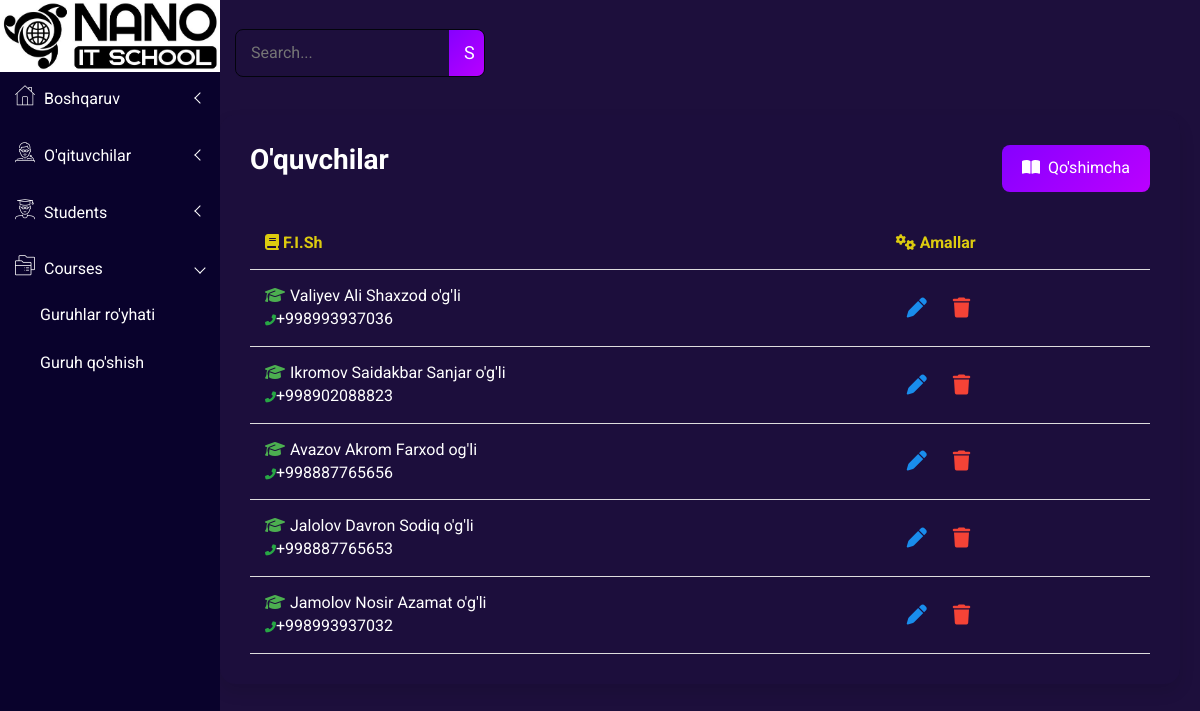
Screenshot of /all-students/ with the database file from the repository.
### main/models.py (models this page shows, shortened)
class ProfileUser(models.Model):
    ROLE_CHOICES = [
        ('teacher', "O'qituvchi"),
        ('student', "Talaba"),
    ]
    user = models.OneToOneField(User, on_delete=models.CASCADE, related_name='profile')
    role = models.CharField(max_length=10, choices=ROLE_CHOICES, default='student')
    full_name = models.CharField(max_length=150, null=True, blank=True)
    address = models.CharField(max_length=150, null=True, blank=True)
    phone_number = models.CharField(max_length=90, null=True, blank=True)
    birth_date = models.CharField(max_length=90, null=True, blank=True)
    description = models.TextField(blank=True, null=True)
    department = models.CharField(max_length=150, null=True, blank=True)
    profile_pic = models.ImageField(upload_to='profile_pics/', blank=True, null=True)
    group = models.ForeignKey('add_course_model', on_delete=models.SET_NULL, null=True, blank=True)
    is_approved = models.BooleanField(default=False)

### main/views.py (the view)
# urls.py: path('all-students/', all_students_view),
def all_students_view(request):
    query = request.GET.get('q')
    students = ProfileUser.objects.filter(role='student', is_approved=True)
    if query:
        students = students.filter(
            Q(full_name__icontains=query) |
            Q(phone_number__icontains=query)
        )
    context = {
        'students': students
    }
    return render(request, 'all-students.html', context)

### main/context_processors.py (called while the page is built)
def unread_notifications_count(request):
    if request.user.is_authenticated:
        count = Notification.objects.filter(user=request.user, is_read=False).count()
        return {'unread_notifications_count': count}
    return {}

### templates/all-students.html (shortened to what this page needs)
{% extends "base.html" %}
{% load static %}
{% block content %}
    <div class="all-content-wrapper">
        <div class="header-advance-area">
            <div class="breadcome-area">
                <div class="container-fluid">
                    <div class="row">
                        <div class="col-lg-12 col-md-12 col-sm-12 col-xs-12">
                            <div class="breadcome-list">
                                <div class="row">
                                    <div class="col-lg-6 col-md-6 col-sm-6 col-xs-12">
                                        <div class="breadcome-heading">
                                            <form method="GET">
                                                <div class="search-container">
                                                    <input type="text" name="q" placeholder="Search..." class="search-input" value="{{ request.GET.q }}">
                                                    <button type="submit" class="search-button">S</button>
                                                </div>
                                            </form>
                                        </div>
                                    </div>
                                </div>
                            </div>
                        </div>
                    </div>
                </div>
            </div>
        </div>
        <div class="contacts-area mg-b-15">
            <div class="container-table">
                <div class="header">
                    <h1>O'quvchilar</h1>
                    <a href="#"><button class="add-button"><i class="fas fa-book-open"></i>Qo'shimcha</button></a>
                </div>
                <table>
                    <thead>
                        <tr>
                            <th style="color: #dccb0f"><i class="fas fa-book"></i> F.I.Sh</th>
                            <th style="color: #dccb0f"><i class="fas fa-cogs"></i> Amallar</th>
                        </tr>
                    </thead>
                    <tbody>
                        {% for i in students %}
                        <tr>
                            <td><i class="fas fa-graduation-cap course-icon"></i>{{i.full_name}}<br>
                                <span><i class="fas fa-phone-alt"
                                        style="color: #28A745; font-size: 11px !important;"></i>{{i.phone_number}}</span>
                            </td>
                            <td>
                                <div class="actions">
                                    <a href="{% url 'edit_student' i.id %}">
                                        <button class="edit-btn"><i class="fas fa-pen"></i></button>
                                    </a>
                                    <a href="{% url 'delete_student' i.id %}">
                                        <button class="delete-btn"><i class="fas fa-trash"></i></button>
                                    </a>
                                </div>
                            </td>
                        </tr>
                        {% endfor %}
                    </tbody>
                </table>
            </div>
        </div>
    </div>
{% endblock %}

### static/css/main.css (style rules this page uses)
html { color: #222; font-size: 1em; line-height: 1.4; }

### templates/all-students.html (style rules this page uses)
.search-container { display: flex; align-items: center; width: 100%; margin-left: 220px; max-width: 250px; border: 1px solid #03040d; border-radius: 8px; color: white; overflow: hidden; background-color: rgba(29, 15, 60, 0.6); }
.search-input { flex: 1; padding: 10px 15px; border: none; font-size: 16px; outline: none; background-color: rgba(29, 15, 60, 0.6); }
.search-button { background: linear-gradient(135deg, #8600ff, #bb00ff); color: white; border: none; padding: 10px 15px; cursor: pointer; font-size: 18px; transition: background-color 0.3s; }
.container-table { width: 80%; background-color: rgba(29, 15, 60, 0.3); border-radius: 15px; box-shadow: 0 8px 16px rgba(0, 0, 0, 0.1); padding: 30px; box-sizing: border-box; margin-left: 220px; transition: transform 0.3s ease; }
.container-table>.header { display: flex; justify-content: space-between; align-items: left; margin-bottom: 25px; }
.container-table>.header h1 { margin: 0; color: #fff; font-size: 28px; }
.add-button { background: linear-gradient(135deg, #8600ff, #bb00ff); color: white; padding: 12px 20px; border: none; border-radius: 8px; text-decoration: none; font-size: 16px; cursor: pointer; transition: background-color 0.3s, transform 0.3s; }
.add-button i { margin-right: 8px; }
.container-table>table { width: 100%; border-collapse: collapse; border: none; }
thead { background-color: rgba(29, 15, 60, 0.3); }
th, td { padding: 15px; text-align: center; border-bottom: 1px solid #ddd; font-size: 16px; color: #fff; text-align: left !important; transition: background-color 0.3s; }
.actions button { background: none; border: none; cursor: pointer; margin: 0 5px; font-size: 20px; transition: transform 0.3s, color 0.3s; }
.edit-btn { color: #198dec }
.delete-btn { color: #f44336; }
.course-icon { color: #4CAF50; margin-right: 5px; }

### rows the page displays
ProfileUser: full_name "Valiyev Ali Shaxzod o'g'li", phone_number "+998993937036"
ProfileUser: full_name "Ikromov Saidakbar Sanjar o'g'li", phone_number "+998902088823"
ProfileUser: full_name "Avazov Akrom Farxod og'li", phone_number "+998887765656"
ProfileUser: full_name "Jalolov Davron Sodiq o'g'li", phone_number "+998887765653"
ProfileUser: full_name "Jamolov Nosir Azamat o'g'li", phone_number "+998993937032"
